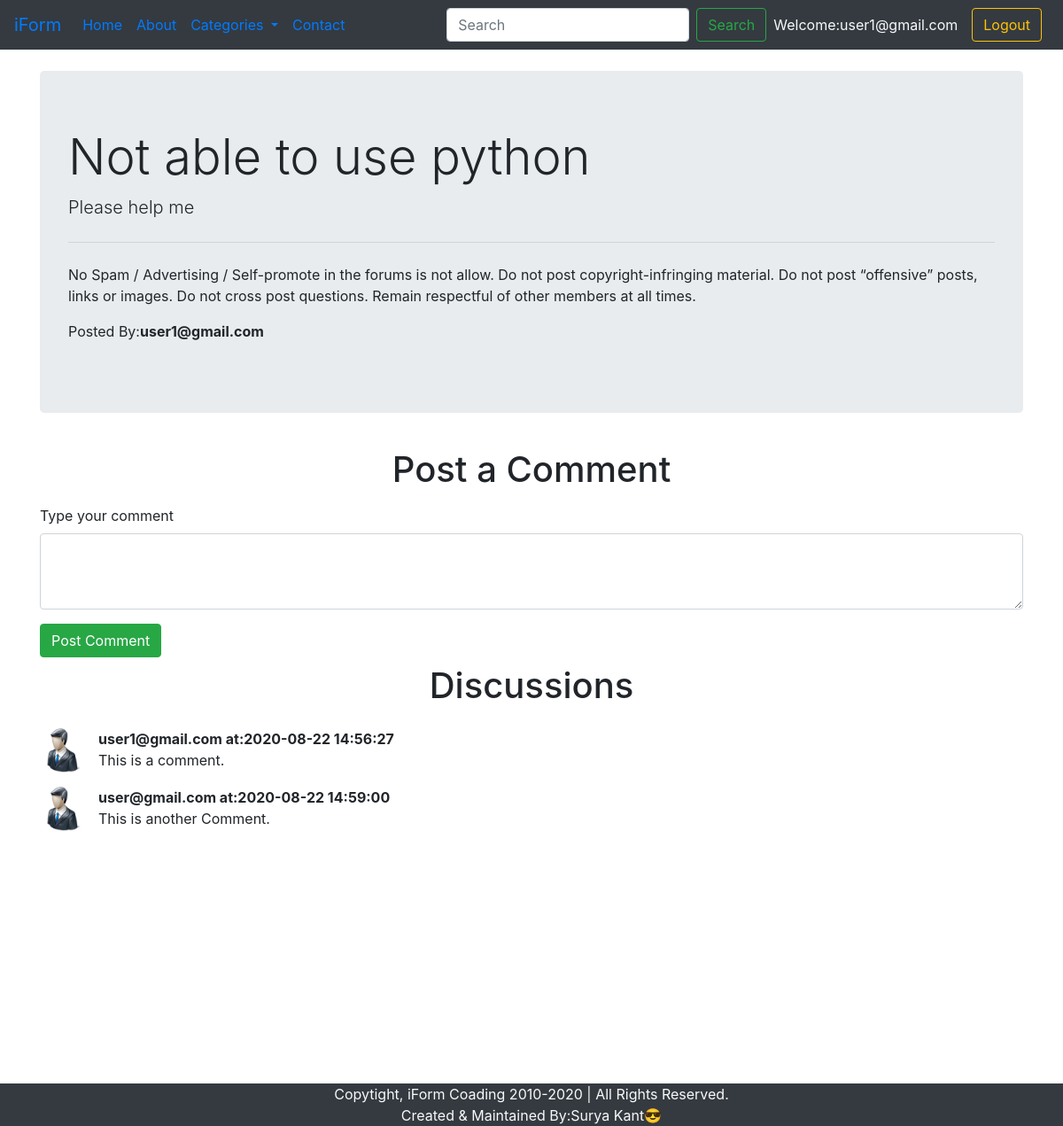
The app's page /thread.php?threadid=1 (signed in) with its own data.
### tables this page shows
CREATE TABLE `tb_threads` (
  `t_id` int(7) NOT NULL,
  `t_title` varchar(255) NOT NULL,
  `t_desc` text NOT NULL,
  `t_cat_id` int(7) NOT NULL,
  `t_user_id` int(7) NOT NULL,
  `timestamp` datetime NOT NULL DEFAULT current_timestamp()
);

CREATE TABLE `tb_user` (
  `sno` int(8) NOT NULL,
  `user_email` varchar(30) NOT NULL,
  `user_pass` varchar(255) NOT NULL,
  `timestamp` datetime NOT NULL DEFAULT current_timestamp()
);

CREATE TABLE `tb_comments` (
  `com_id` int(8) NOT NULL,
  `com_content` text NOT NULL,
  `t_id` int(8) NOT NULL,
  `com_by` int(8) NOT NULL,
  `com_time` datetime NOT NULL DEFAULT current_timestamp()
);

### thread.php (the view, shortened to what this page needs)
<!doctype html>
<html lang="en">
      <head>
            <link rel="stylesheet" href="https://stackpath.bootstrapcdn.com/bootstrap/4.5.2/css/bootstrap.min.css"
>
      </head>
      <body>
            <?php include '.\sub-dir\_header.php'?>
            <?php
                        $id = $_GET['threadid'];
                        $sql = "SELECT * FROM tb_threads WHERE t_id=$id";
                        $result = mysqli_query($con,$sql) or die(mysqli_error($con));
                        while($row = mysqli_fetch_assoc($result)){
                              $title  = $row['t_title'];
                              $desc  = $row['t_desc'];
                              $t_user_id  = $row['t_user_id'];
                              $sql2 = "SELECT user_email from tb_user WHERE sno='$t_user_id'";
                              $result2 = mysqli_query($con,$sql2) or die(mysqli_error($con));
                              $row2 = mysqli_fetch_assoc($result2);
                              $posted_by = $row2['user_email'];
                        }
            ?>
            <div class="container my-4">
                  <div class="jumbotron">
                        <h1 class="display-4"> <?php echo $title;?> </h1>
                        <p class="lead"><?php echo $desc;?></p>
                        <hr class="my-4">
                        <p>No Spam / Advertising / Self-promote in the forums is not allow.
                        Do not post copyright-infringing material.
                        Do not post “offensive” posts, links or images.
                        Do not cross post questions.
                        Remain respectful of other members at all times.</p>
                        <p>Posted By:<b><?php echo $posted_by; ?></b></p>
                  </div>
            </div>
            <?php
                  if(isset($_SESSION['loggined']) && $_SESSION['loggined']=="true"){
                  echo '
                  <div class="container">
                  <h1 class="py-2 text-center">Post a Comment</h1>
                  <form action="'.$_SERVER['REQUEST_URI'].'" method="post">
                        <div class="form-group">
                              <label for="comment">Type your comment</label>
                              <textarea class="form-control" id="comment" name="comment" rows="3"></textarea>
                        </div>
                        <button type="submit" name="submit " class="btn btn-success">Post Comment</button>
                  </form>
            </div>';
                  }
                  else{
                        echo '<div class="container">
                                    <h1 class="py-2">Post a Comment</h1>
                                    <p class="lead">You are not logged in. Please login to be able to start a Discussion.</p>
                              </div>';
                  }
            ?>
            <div class="container mb-5" id="ques">
                  <h1 class="py-2 text-center">Discussions</h1>
                  <?php
                        $id = $_GET['threadid'];
                        $sql = "SELECT * FROM tb_comments WHERE t_id=$id";
                        $result = mysqli_query($con,$sql) or die(mysqli_error($con));
                        while($row = mysqli_fetch_assoc($result)){
                              $content  = $row['com_content'];
                              $time = $row['com_time'];
                              $t_user_id  = $row['com_by'];
                              $sql2 = "SELECT user_email from tb_user WHERE sno='$t_user_id'";
                              $result2 = mysqli_query($con,$sql2) or die(mysqli_error($con));
                              $row2 = mysqli_fetch_assoc($result2);
                              echo '
                                    <div class="media my-3">
                                          <img src=".\img\userdemo.png" width="50px" height="50px" class="mr-3" alt="...">
                                          <div class="media-body">
                                          <p class="font-weight-bold my-0">'.$row2['user_email'].' at:'.$time.'</p>
                                                '.$content.'
                                          </div>
                                    </div>';
                        }
                  ?>
            </div>
            <?php require '.\sub-dir\_footer.php'?>
      </body>
</html>

### thread.php (style rules this page uses)
#ques { min-height:433px; }

### records on screen
tb_threads: t_title "Not able to use python", t_desc "Please help me"
tb_user: user_email "user1@gmail.com"
tb_comments: tb_user.user_email "user1@gmail.com", com_time "2020-08-22 14:56:27", com_content "This is a comment."
tb_comments: tb_user.user_email "user@gmail.com", com_time "2020-08-22 14:59:00", com_content "This is another Comment."

### other values on screen
$_SESSION['usermail'] "user1@gmail.com"
